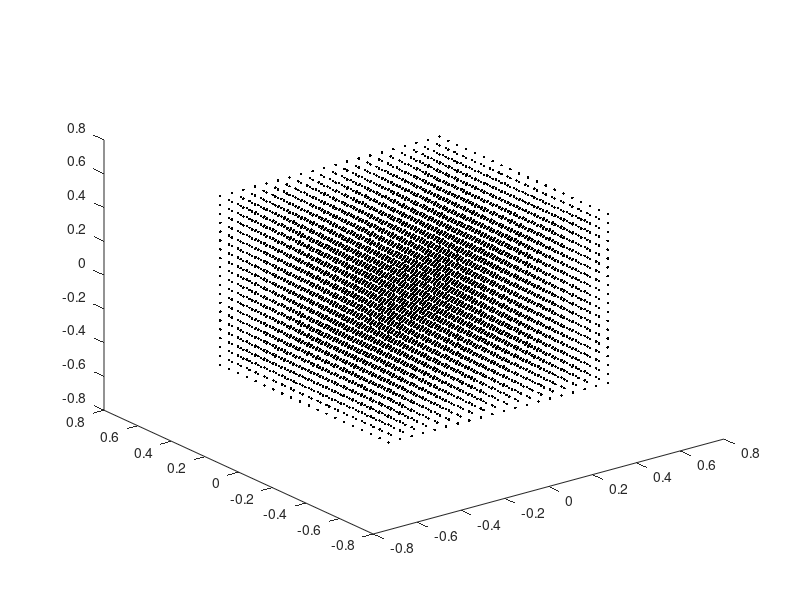

The MATLAB source for this figure:
tic
clear all;close all;clc
%%%%%%%%%%%%%%%%%%%%%%%%%%%%%%%%%%%%%%%%%%%%%%%%%%%%%%%%%%%%%%%%%%%%%%%%%%%
%% In 3D
mu = 4*pi*10^(-7); 
I = 1; %Amp

%%%%%%%%%%%%%%%%%%%%%%%%%%%%%%%%%%%%%%%%%%%%%%%%%%%%%%%%%%%%%%%%%%%%%%%%%%%
%% Creating environment
res = 20;
u = linspace(-0.5,0.5,res); %100cm
[x,y,z] = meshgrid(u,u,u); 
plot3(x(:),y(:),z(:),'.k','LineWidth',0.1)
hold on

%% Coil
do2 = 0.2;
a = linspace(-do2,do2,res.*2*do2);


%% Biot-Savart Law
function [Bx,By,Bz] = biot_savart(rs,rc,I,dl)

    sn = length(rs);
    ln = length(dl);
    B = zeros(sn,3);
    
    for i = 1:sn
        dB = [0 0 0];
        for j = 1:ln
            rprim = rs(i,:)-rc(j,:);
            db = (I * mu0/(4*pi)).*(cross(dl(j,:),rprim))./(abs(rprim).^2);
            dB = dB + db;
        end
        B(i,:) = dB;
    end

    bx = B(:, 1);
    by = B(:, 2);
    bz = B(:, 3);

    lb = round(ns.^(1/3));

    Bx = reshape(bx, lb, lb, lb);
    By = reshape(by, lb, lb, lb);
    Bz = reshape(bz, lb, lb, lb);

end